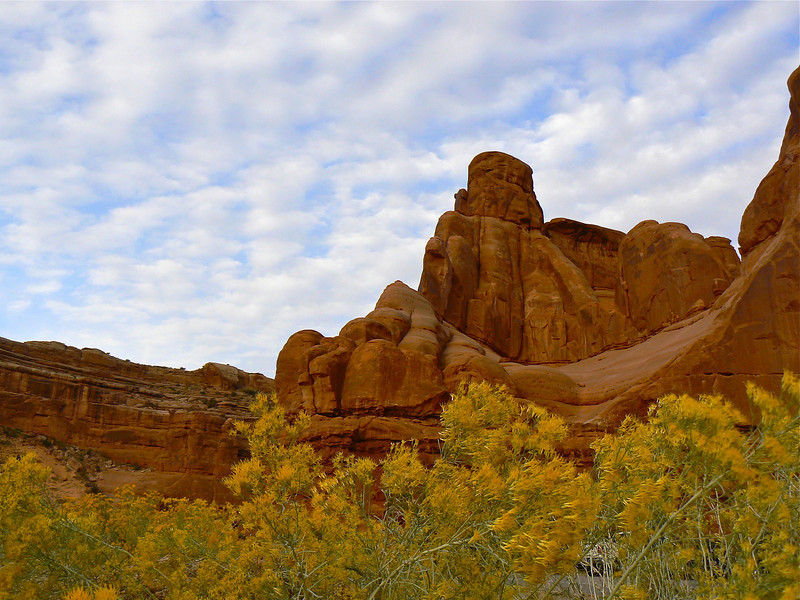
#> input picture resources/img/arches.jpg, 800 x 600 px
$ python erode_dilate_tut_sample.py --input ../../resources/img/arches.jpg
#> lines starting #> are read from the running program, lines starting #| are printed output that depends on the picture; after the words box and inside, x2 and y2 are one past the last pixel; in counts of white or black regions, pixels touching at a corner belong together
from __future__ import print_function
import cv2 as cv
import numpy as np
import argparse

erosion_size = 0
max_elem = 2
max_kernel_size = 21
title_trackbar_element_type = 'Element:\n 0: Rect \n 1: Cross \n 2: Ellipse'
title_trackbar_kernel_size = 'Kernel size:\n 2n +1'
title_erosion_window = 'Erosion Demo'
title_dilatation_window = 'Dilation Demo'


def erosion(val):

	erosion_size = cv.getTrackbarPos(title_trackbar_kernel_size, title_erosion_window)
	erosion_type = 0
	val_type = cv.getTrackbarPos(title_trackbar_element_type, title_erosion_window)
	if val_type == 0:
		erosion_type = cv.MORPH_RECT
	elif val_type == 1:
		erosion_type = cv.MORPH_CROSS
	elif val_type == 2:
		erosion_type = cv.MORPH_ELLIPSE
	element = cv.getStructuringElement(erosion_type, (2 * erosion_size + 1, 2 * erosion_size + 1), (erosion_size, erosion_size))
	erosion_dst = cv.erode(src, element)
	cv.imshow(title_erosion_window, erosion_dst)


def dilatation(val):

	dilatation_size = cv.getTrackbarPos(title_trackbar_kernel_size, title_dilatation_window)
	dilatation_type = 0
	val_type = cv.getTrackbarPos(title_trackbar_element_type, title_dilatation_window)
	if val_type == 0:
		dilatation_type = cv.MORPH_RECT
	elif val_type == 1:
		dilatation_type = cv.MORPH_CROSS
	elif val_type == 2:
		dilatation_type = cv.MORPH_ELLIPSE
	element = cv.getStructuringElement(dilatation_type, (2 * dilatation_size + 1, 2 * dilatation_size + 1),
									   (dilatation_size, dilatation_size))
	dilatation_dst = cv.dilate(src, element)
	cv.imshow(title_dilatation_window, dilatation_dst)


parser = argparse.ArgumentParser(description='Code for Eroding and Dilating tutorial.')
parser.add_argument('--input', help='Path to input image.', default='../../resources/img/nid.jpg')
args = parser.parse_args()
src = cv.imread(args.input, cv.IMREAD_GRAYSCALE)
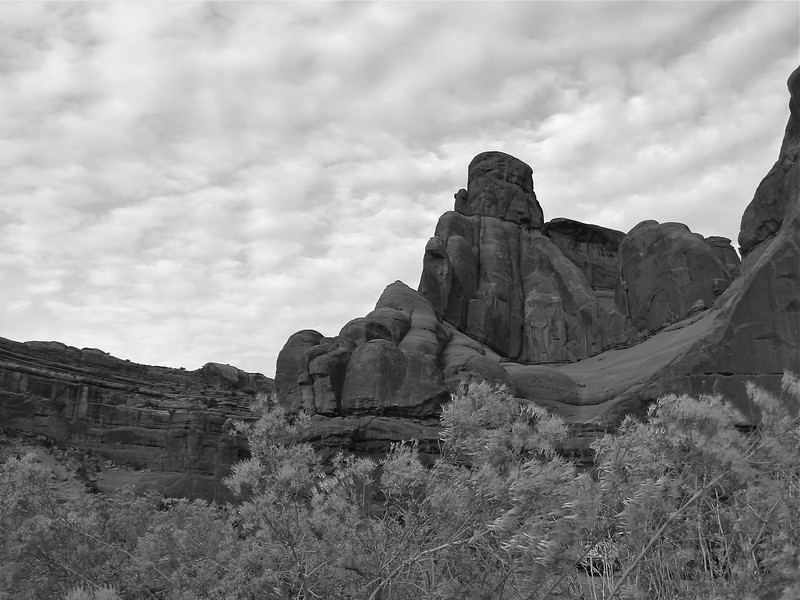
#> src: shape (600, 800); min 0, max 255, mean 140.1
if src is None:
	print('Could not open or find the image: ', args.input)
	exit(0)
src = cv.threshold(src, 128, 255, cv.THRESH_BINARY | cv.THRESH_OTSU)[1]
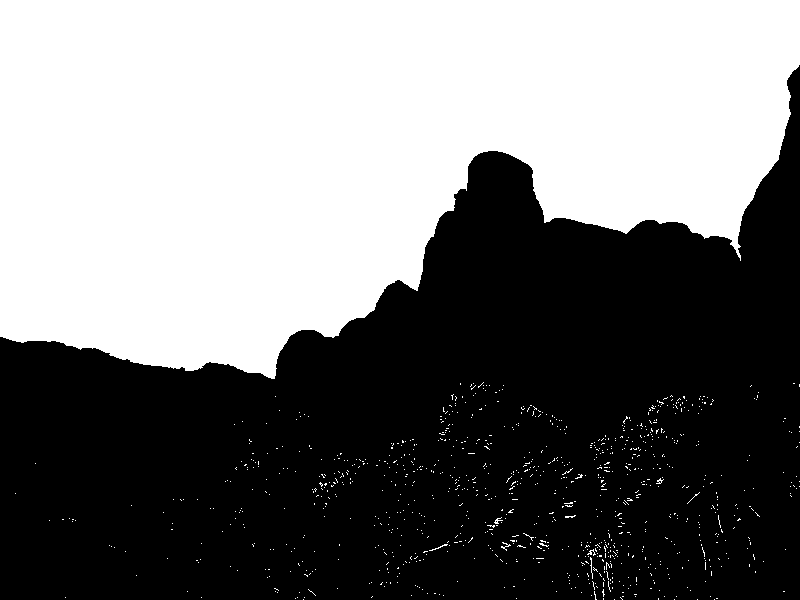
#> src: shape (600, 800); 46.6% white; 985 white regions (978 under 20 px), largest, box (x1, y1, x2, y2) and area: (0, 0, 800, 379) 221396, (501, 542, 511, 551) 27, (429, 544, 448, 551) 27
cv.namedWindow(title_erosion_window)
cv.createTrackbar(title_trackbar_element_type, title_erosion_window, 0, max_elem, erosion)
#> slider 'Element:\n 0: Rect \n 1: Cross \n' is set to 1
cv.createTrackbar(title_trackbar_kernel_size, title_erosion_window, 0, max_kernel_size, erosion)
#> slider 'Kernel size:\n 2n +1' is set to 7
cv.namedWindow(title_dilatation_window)
cv.createTrackbar(title_trackbar_element_type, title_dilatation_window, 0, max_elem, dilatation)
#> slider 'Element:\n 0: Rect \n 1: Cross \n' is set to 1
cv.createTrackbar(title_trackbar_kernel_size, title_dilatation_window, 0, max_kernel_size, dilatation)
#> slider 'Kernel size:\n 2n +1' is set to 7
erosion(0)
#> in erosion, `erosion_dst = cv.erode(src, element)`:
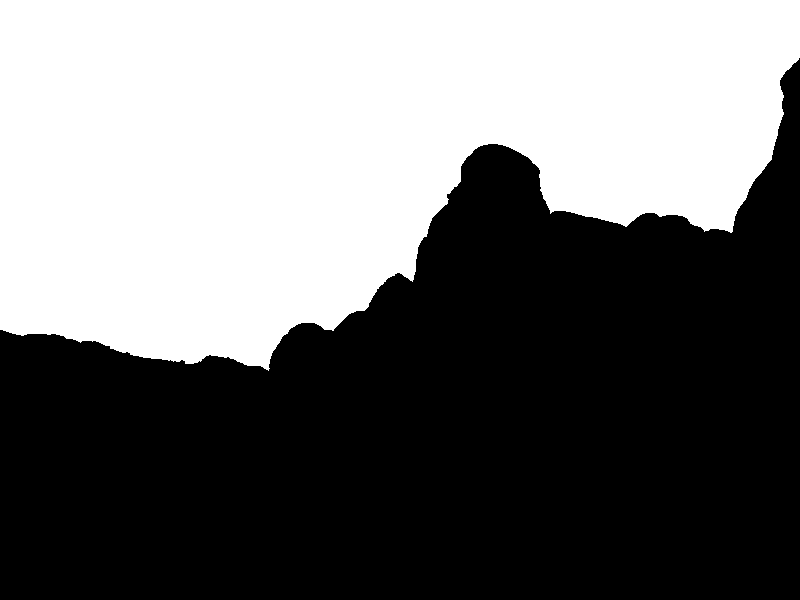
#> erosion_dst: shape (600, 800); 44.6% white; 1 white region, box (x1, y1, x2, y2) and area: (0, 0, 800, 371) 213854
dilatation(0)
#> in dilatation, `dilatation_dst = cv.dilate(src, element)`:
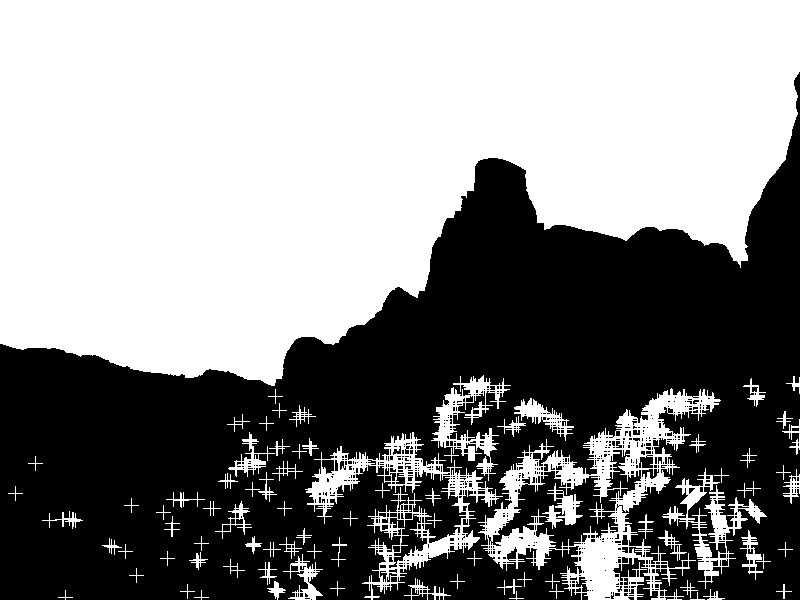
#> dilatation_dst: shape (600, 800); 54.6% white; 761 black regions (700 under 20 px), largest, box (x1, y1, x2, y2) and area: (0, 72, 800, 600) 205704, (488, 450, 641, 549) 5204, (389, 514, 427, 568) 793
cv.waitKey()
exit(0)
#> (the program exits here)

$ run again, on resources/img/farm-to-fork.jpg
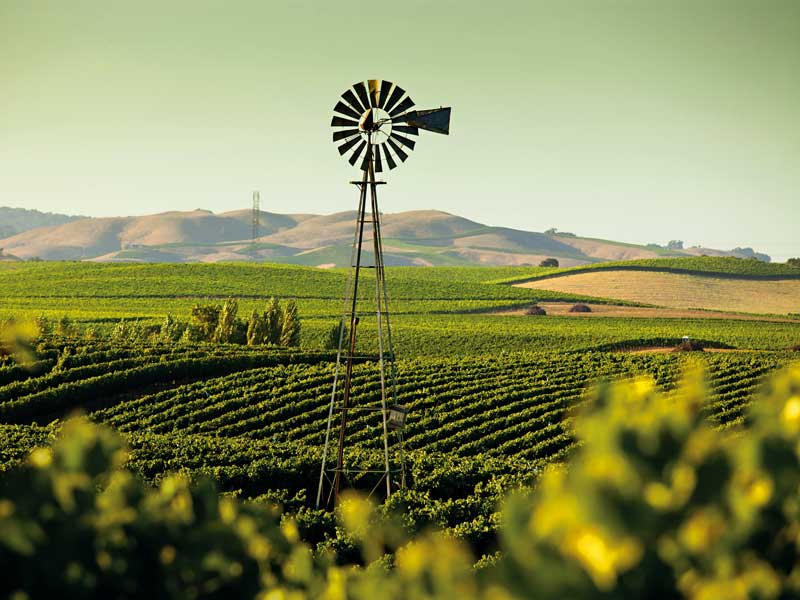
#> input picture resources/img/farm-to-fork.jpg, 800 x 600 px
#> `src = cv.threshold(src, 128, 255, cv.THRESH_BINARY | cv.THRESH_OTSU)[1]`:
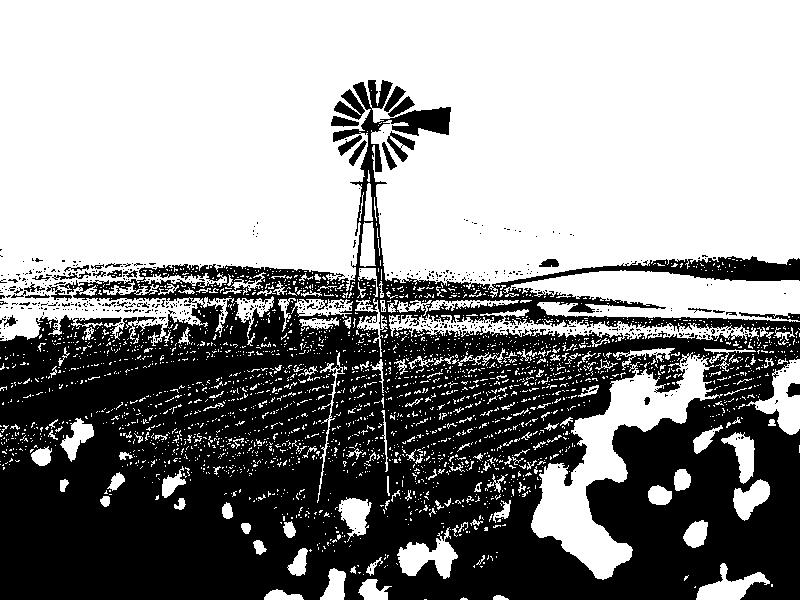
#> src: shape (600, 800); 57.3% white; 585 black regions (550 under 20 px), largest, box (x1, y1, x2, y2) and area: (0, 80, 800, 600) 199637, (334, 89, 365, 120) 450, (387, 131, 415, 162) 342
#> erosion_dst: shape (600, 800); 43.5% white; 126 white regions (105 under 20 px), largest, box (x1, y1, x2, y2) and area: (0, 0, 800, 274) 195109, (538, 362, 705, 573) 6526, (554, 277, 800, 312) 4134
#> in dilatation, `dilatation_dst = cv.dilate(src, element)`:
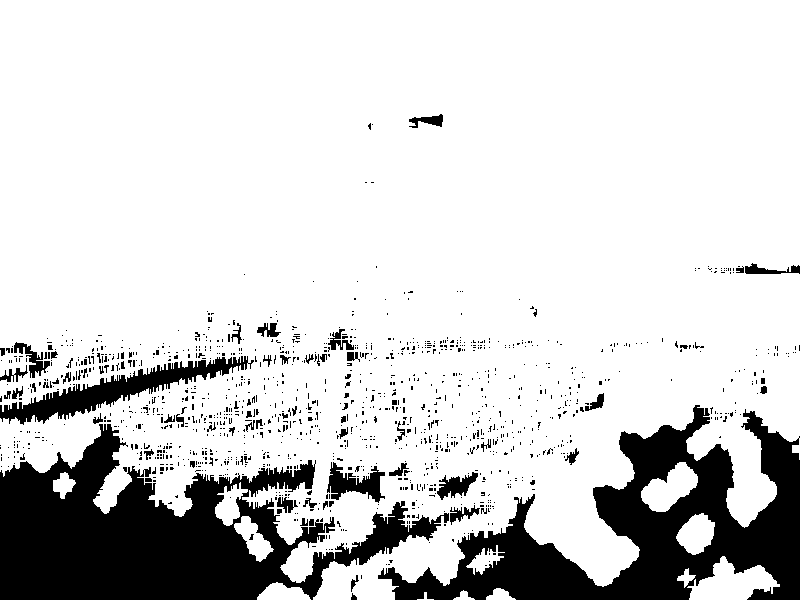
#> dilatation_dst: shape (600, 800); 82.7% white; 1279 black regions (1209 under 20 px), largest, box (x1, y1, x2, y2) and area: (0, 424, 449, 600) 36898, (378, 405, 800, 600) 30917, (0, 356, 254, 425) 4646

$ run again, on resources/img/lake_scene.jpg
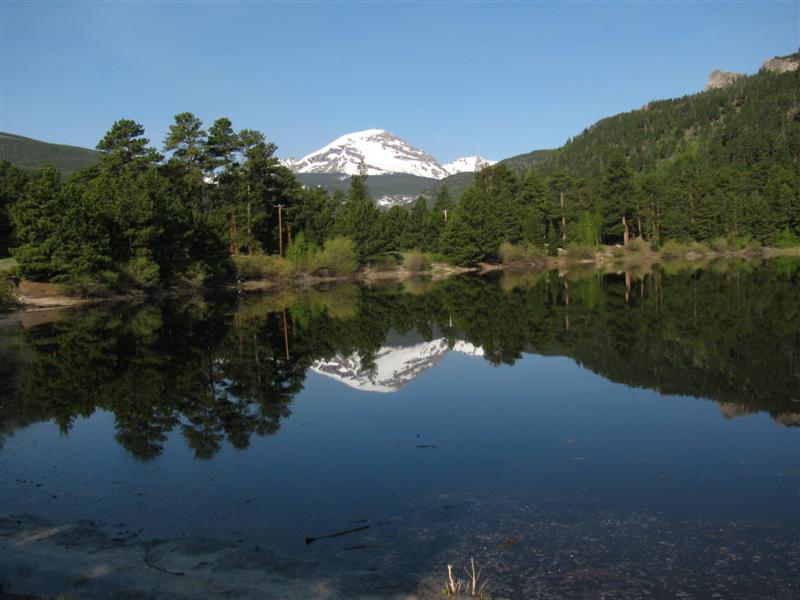
#> input picture resources/img/lake_scene.jpg, 800 x 600 px
#> `src = cv.threshold(src, 128, 255, cv.THRESH_BINARY | cv.THRESH_OTSU)[1]`:
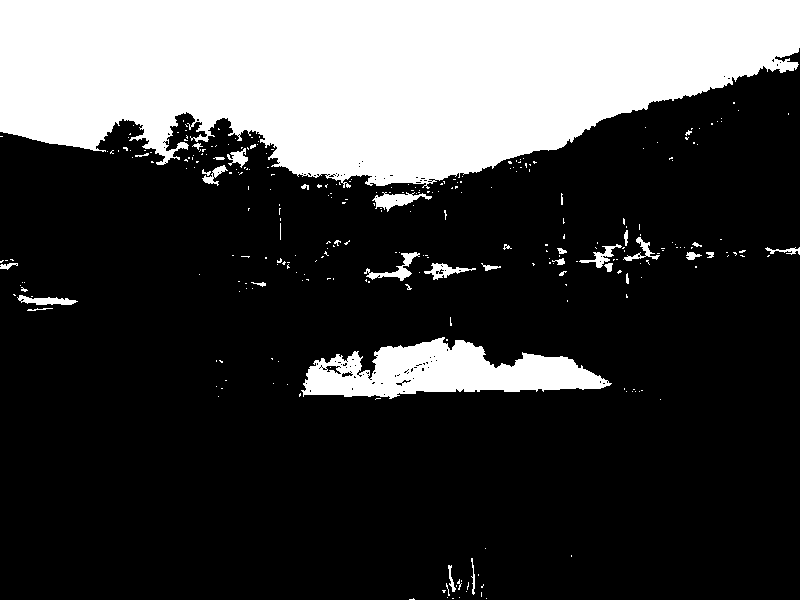
#> src: shape (600, 800); 26.1% white; 295 white regions (259 under 20 px), largest, box (x1, y1, x2, y2) and area: (0, 0, 800, 189) 110185, (301, 337, 612, 399) 10788, (372, 192, 432, 212) 518
#> erosion_dst: shape (600, 800); 22.5% white; 31 white regions (25 under 20 px), largest, box (x1, y1, x2, y2) and area: (0, 0, 800, 179) 102830, (375, 345, 594, 387) 4237, (311, 370, 352, 390) 382, (353, 378, 372, 390) 115, (383, 384, 396, 392) 72, (375, 384, 381, 390) 30
#> in dilatation, `dilatation_dst = cv.dilate(src, element)`:
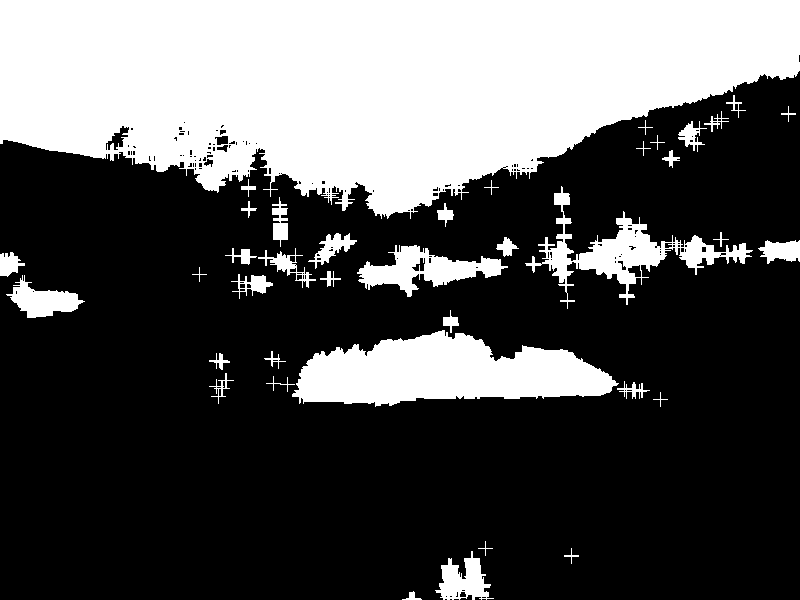
#> dilatation_dst: shape (600, 800); 32.7% white; 39 white regions, largest, box (x1, y1, x2, y2) and area: (0, 0, 800, 219) 123032, (292, 330, 619, 407) 15947, (525, 186, 753, 309) 5788
